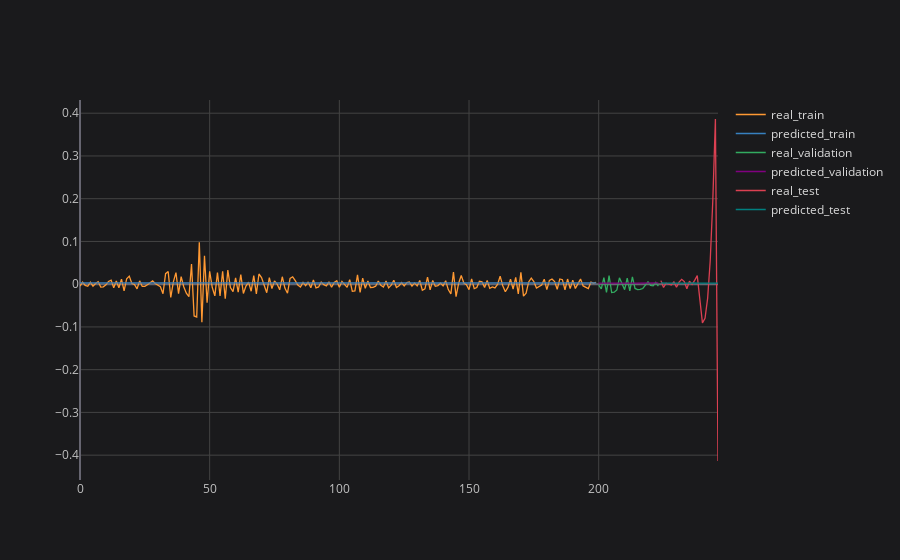

The cell this chart's notebook holds for it:
### Code cell
# plotting partial result
plot_ticker = 'MSFT'
plot_feature = target_feature
plot_imf = 'IMF1'

concatenated_results[plot_ticker][plot_feature][plot_imf].iplot(title=f'{plot_ticker} {plot_feature} {plot_imf}', asFigure=True, layout=space)

### Figure 1 — Plotly figure (JSON) as saved in the notebook; plotly's stock layout.template omitted (floating-point values rounded to 4 significant figures; data arrays with more than 128 entries replaced by an {"elided": "..."} marker saying what was removed)
{"data": [{"line": {"color": "rgba(255, 153, 51, 1.0)", "dash": "solid", "shape": "linear", "width": 1.3}, "mode": "lines", "name": "real_train", "text": "", "type": "scatter", "x": {"elided": "247 int values"}, "y": {"elided": "247 mixed values"}}, {"line": {"color": "rgba(55, 128, 191, 1.0)", "dash": "solid", "shape": "linear", "width": 1.3}, "mode": "lines", "name": "predicted_train", "text": "", "type": "scatter", "x": {"elided": "247 int values"}, "y": {"elided": "247 mixed values"}}, {"line": {"color": "rgba(50, 171, 96, 1.0)", "dash": "solid", "shape": "linear", "width": 1.3}, "mode": "lines", "name": "real_validation", "text": "", "type": "scatter", "x": {"elided": "247 int values"}, "y": {"elided": "247 mixed values"}}, {"line": {"color": "rgba(128, 0, 128, 1.0)", "dash": "solid", "shape": "linear", "width": 1.3}, "mode": "lines", "name": "predicted_validation", "text": "", "type": "scatter", "x": {"elided": "247 int values"}, "y": {"elided": "247 mixed values"}}, {"line": {"color": "rgba(219, 64, 82, 1.0)", "dash": "solid", "shape": "linear", "width": 1.3}, "mode": "lines", "name": "real_test", "text": "", "type": "scatter", "x": {"elided": "247 int values"}, "y": {"elided": "247 mixed values"}}, {"line": {"color": "rgba(0, 128, 128, 1.0)", "dash": "solid", "shape": "linear", "width": 1.3}, "mode": "lines", "name": "predicted_test", "text": "", "type": "scatter", "x": {"elided": "247 int values"}, "y": {"elided": "247 mixed values"}}], "layout": {"legend": {"bgcolor": "#1A1A1C", "font": {"color": "#D9D9D9", "size": 12}}, "paper_bgcolor": "#1A1A1C", "plot_bgcolor": "#1A1A1C", "title": {"font": {"color": "#D9D9D9"}, "x": 0.5}, "xaxis": {"gridcolor": "#434343", "showgrid": true, "tickfont": {"color": "#C2C2C2", "size": 12}, "title": {"font": {"color": "#D9D9D9"}}, "zerolinecolor": "#666570"}, "yaxis": {"gridcolor": "#434343", "showgrid": true, "tickfont": {"color": "#C2C2C2", "size": 12}, "title": {"font": {"color": "#D9D9D9"}}, "zerolinecolor": "#666570"}}}
